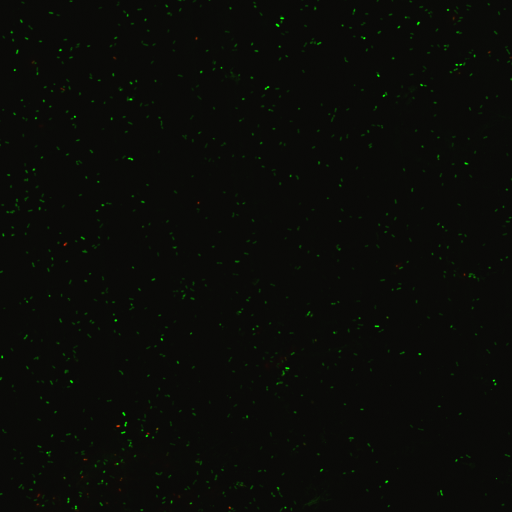
#> input picture data/25113-24h-7-3-13_Z005.tif, 1024 x 1024 px (shown at 1/2 size)
$ python __main__.py --filename ../data/25113-24h-7-3-13_Z005.tif   (older library calls are emulated)
#> lines starting #> are read from the running program, lines starting #| are printed output that depends on the picture; after the words box and inside, x2 and y2 are one past the last pixel; in counts of white or black regions, pixels touching at a corner belong together
### ucount/src/analyzer/analyzer.py
"""Summary
"""
from .image_processing.imageProcessor import ImageProcessor
from .image_processing.preprocessor import preprocess_all_images_in_dir
from .utils import make_dirs_for_channels_and_save_results, ALLOWED_EXTENSIONS
from .math_utils import compute_coverage
import numpy as np
import json
import sklearn
import cv2
import sys
import os
from pprint import pprint


class Analyzer(object):

	"""

	Attributes:
	    base_file_name (str): Original file name currently being analyzed
	    metadata (dict): The metadata of the file
	    original_image (cv2.image): Original image object
	    output_dir (str): The output _RESULTS_ directory
	    output_path (str): The full name and path of the analyzed file to be saved
	    settings (dict): The settings for the analyzer and img_processor
	"""

	def __init__(self, config):
		"""
		Initialize arguments

		Args:
		    config (dict): The config for the analyzer and img_processor
		"""
		self.config = config
		self.img_processor = ImageProcessor()

		self.output_dir = None
		self.output_path = None
		self.summary_dir = None

		self.original_image = None
		self.base_file_name = None

	# [79 lines left out: functions analyze_images_in_dir, test_preprocessor, test_show_img, not called in this run]

	def generate_results(self, img, organism):
		"""
		Generates a result dict to then be saved in a _RESULTS_.txt file
		in the directory being analyzed.

		Args:
		    channels (TYPE): Description
		"""
		# Takes some channels and applies a threshold based on
		# the settings and returns a summary object
		threshold_settings = organism['config']['analysis']['threshold']
		threshold = self.img_processor.threshold_img(img, threshold_settings)
		image_settings = self.config['image settings']
		calculated_results = compute_coverage(threshold, image_settings)

		image_summary = {
			'name': organism['name'],
			'preprocessed image' : img,
			'threshold image' : threshold,
			'results' : calculated_results,
			'config': organism['config']
		}
		return image_summary


	def generate_base_dir_and_file_name_from_file_path(self):
		"""
		Generates the output_dir for the analyzer from the base_file_name
		"""
		path_without_extension = self.base_file_name.split('.')
		split_up_children = []
		if '/' in path_without_extension[0]:
			split_up_children = path_without_extension[0].split('/')
			self.base_file_name = self.base_file_name.split('/')[-1]
		elif '/' not in path_without_extension[0]:
			split_up_children = path_without_extension[0].split('\\')
			self.base_file_name = self.base_file_name.split('\\')[-1]

		base_directory = path_without_extension[0][:len(path_without_extension[0]) - len(split_up_children[-1])]
		self.base_file_name = self.base_file_name.split('/')[-1]
		self.output_dir = base_directory

	def analyze_image(self, file_name):
		"""
		Analyzes an image, but first preprocesses

		Args:
		    file_name (TYPE): Description
		"""
#> called with file_name = '../data/25113-24h-7-3-13_Z005.tif'
		results = {}
		list_of_results = []
		organism_results = {}
		if self.output_dir is None:
			# If an output directory has not been established, create one.
			self.base_file_name = file_name
			self.generate_base_dir_and_file_name_from_file_path()

		try:
			self.original_image = cv2.imread(file_name)
#> self.original_image is the input picture: shape (1024, 1024, 3); mean B, G, R 7.5, 11, 9.6
		except Exception as e:
			print('[ERROR] Analyzer had an issue reading: ', file_name)
			print(e)
		print('\t\t\t\tANALYZING')
		print('====================================================================')
		for organism in self.config['organisms']:
			print('--------------------------------------------------------------------')
			print('\tAnalyzing for %s in %s. ' % (organism['name'],file_name))

			filter_mode = organism['config']['filter mode']
			self.img_processor.update_config(organism['config']['preprocessing'])
			self.img_processor.update_mode(filter_mode)
			image = self.original_image
			if filter_mode == 'HSV':
				image = cv2.cvtColor(self.original_image, cv2.COLOR_BGR2HSV)
			channels = self.img_processor.process_image(image)
			results = self.generate_results(channels, organism)
			list_of_results.append(results)
			print('--------------------------------------------------------------------')
#> this loop made 2 passes
#> pass 1, in segment_via_hsv, `mask = cv2.inRange(img, min, max)`:
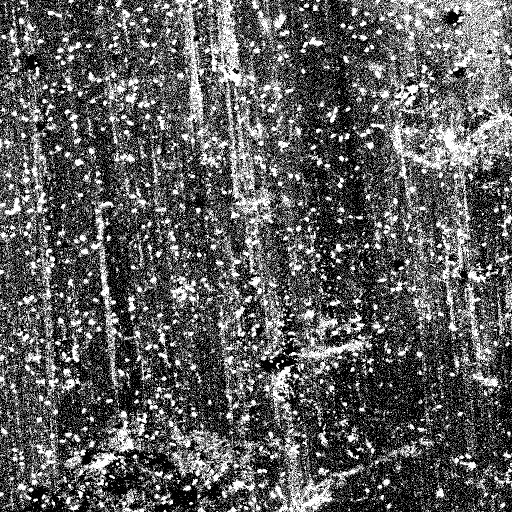
#> mask: shape (1024, 1024) (shown at 1/2 size); 35.9% white in thin lines or dots
#> after the loop, list_of_results = 2 items

		print('====================================================================')
		return list_of_results

	def analyze_image_single(self, filename):
		list_of_results = self.analyze_image(filename)
#> list_of_results = 2 items
		self.output_dir = '%s__RESULTS__' % self.output_dir
		try:
			os.mkdir(self.output_dir)
		except FileExistsError:
			pass
		results = {
			'organisms': list_of_results,
			'original filename': self.base_file_name,
			'config': self.config,
			'output directory': self.output_dir
		}
		print('\t\t\t\tSAVING RESULTS')
		print('====================================================================')
		make_dirs_for_channels_and_save_results(results)
		print('Done.')


	# [7 lines left out: function extract_metadata, not called in this run]


# [8 lines that do not run on import are left out]

### ucount/src/analyzer/image_processing/imageProcessor.py
import cv2
from pprint import pprint
import numpy as np
import matplotlib.pyplot as plt

class ImageProcessor():
	def __init__(self, mode=None, settings=None):
		self.mode = mode
		self.original = []
		self.config = {}
		if settings:
			self.config = settings

	def process_image(self, img):
		self.original = img
		return self.process_image_using_mode(img)

	def process_image_using_mode(self, img):
		# Really missing switch statements right about now..
		if self.mode is None:
			raise Exception # TODO - Specify this exception
		if self.mode == 'BGR':
			return self.process_image_via_bgr(img)
		elif self.mode == 'HSV':
			return self.process_image_via_hsv(img)
		elif self.mode == 'GRY':
			return self.process_image_via_grayscale(img)
		else:
			print("[WARNING] ImageProcessor.process_image_using_mode: Couldn't determine which settings to use. Defaulting to grayscale.")
			return self.process_image_via_grayscale(img)

	def process_image_via_bgr(self, img):
		# TODO - make settings a requirement.
		## TODO - refactor the image processor to instead use the new filter mode logic
		## 		  and the filter values for segmentation of images.
		bgr = cv2.cvtColor(img, cv2.COLOR_HSV2BGR)
		try:
			channels = self.split_channels_bgr(bgr)
			preprocessed = [self.preprocess_image(channel) for channel in channels]
			index = self.get_bgr_index()
			return preprocessed[index]
		except Exception as e:
			print('[ERROR] ImageProcessor.process_image_via_bgr: failed to split_channels_bgr on img: ', img)
			print('Exception: ', e)
			raise Exception # TODO - Specify this exception

	def process_image_via_hsv(self, img):
		try:
			segmented = self.segment_via_hsv(img)
			return self.preprocess_image(segmented)
		except Exception as e:
			print('[ERROR] ImageProcessor.process_image_via_hsv: Encountered exception: ', e)
			raise Exception # TODO - Specify this exception

	# [7 lines left out: function process_image_via_grayscale, not called in this run]

	def preprocess_image(self, channel):
		if self.config:
			contrast_settings = self.config['clahe']
		if self.config:
			blur_settings = self.config['blur']
		try:
			if blur_settings['on']:
				channel = self.smooth(channel, blur_settings['k_size']) # k_size = 3 seems the most ideal..
		except Exception as e:
			print('[ERROR] ImageProcessor.preprocess_image encountered exception when smoothing:', e)
			raise Exception # TODO - Specify this exception

		try:
			if contrast_settings['on']:
				channel = self.improve_contrast(channel, contrast_settings)
		except Exception as e:
			print('[ERROR] ImageProcessor.preprocess_image encountered exception when claheing:', e)
			raise Exception # TODO - Specify this exception
		# cv2.imshow('clahe', channel)
		# cv2.waitKey(0)
		# cv2.destroyAllWindows()
		return channel

	# Split the channels of the image into separate images
	def split_channels_bgr(self, img):
		channels = []
		try:
			channels = cv2.split(img)
		except Exception as e:
			print('[ERROR] ImageProcessor.split_channels_bgr: Exception occurred: ', e)
			raise Exception # TODO - Specify this exception
		return channels

	# Segments the image via hsv
	def segment_via_hsv(self, img):
		try:
			min = np.array(self.config['filter values']['min'])
			max = np.array(self.config['filter values']['max'])
			mask = cv2.inRange(img, min, max)
			result = cv2.bitwise_and(img, img, mask=mask)
			color = cv2.cvtColor(result, cv2.COLOR_HSV2BGR)
			gray = cv2.cvtColor(color, cv2.COLOR_BGR2GRAY)
		except Exception as e:
			print('[ERROR] ImageProcessor.segment_via_hsv: Exception ocurrred: ', e)
			raise Exception # TODO - Specify this exception
		return gray

	# Apply a laplacian convolution
	# [7 lines left out: function highlight_edges, not called in this run]

	# Apply a gaussian blur
	def smooth(self, img, ksize):
		return cv2.blur(img, (ksize, ksize))

	def improve_contrast(self, img, contrast_settings=None):
		clip_limit = 3.0
		k_size = (5,5)
		if contrast_settings:
			clip_limit = contrast_settings['clip_limit']
			k_size = (contrast_settings['k_size'], contrast_settings['k_size'])
		try:
			clahe = cv2.createCLAHE(clipLimit=clip_limit, tileGridSize=k_size)
			temp = clahe.apply(img)
		except Exception as e:
			print(e)
			print(type(e))
			print("[ERROR] ImageProcessor.improve_contrast: Couldn't improve the contrast.")
			return None
		return temp

	# [25 lines left out: functions threshold_hsv, threshold_grayscale, not called in this run]


	def normalize_image(self, img):
		cv2.normalize(img, img, 0, 255, norm_type=cv2.NORM_MINMAX)
		return img

	def get_bgr_index(self):
		# This method should be removed when the UI is finished...
		max_value_array = self.config['filter values']['max']
		max = 0
		return_index = 0
		current_index = 0
		for value in max_value_array:
			if value > max:
				max = value
				return_index = current_index
			current_index += 1
		return return_index


	def threshold_img(self, img, threshold_settings):
		result = []
		for row in img:
			res_pxs = []
			for px in row:
				val = 0
				if px > threshold_settings['min'] and px < threshold_settings['max']:
					val = 255
				res_pxs.append(val)
			result.append(res_pxs)
		return np.asarray(result)

	def update_config(self, new_config):
		self.config = new_config

	def update_mode(self, new_mode):
		self.mode = new_mode

	# [4 lines left out: function test_show_img, not called in this run]

### ucount/src/analyzer/math_utils.py
import numpy as np
from pprint import pprint

def compute_coverage(image, image_settings):
    """

    Args:
        image (TYPE): ndarray
    Returns:
        TYPE: Dictionary
    """
    height, width = np.shape(image)
    area = height * width
    zoom_factor = image_settings['zoom factor']
    approx_pixel_area = area / ( image_settings['height'] * image_settings['width'] ) * zoom_factor
    approx_area_unit = image_settings['units'] + '^2'
    sum_of_pixels = 0
    for row in image:
        for px in row:
            if px > 245:
                sum_of_pixels += 1
    percent_covered = float(sum_of_pixels) / float(area) * 100.0
    approximate_coverage = percent_covered * approx_pixel_area
    results = {
        'Percent coverage' : float('%.2f' % percent_covered),
        'Image resolution' : [height, width],
        'Approximate coverage' : float('%.3f' % approximate_coverage),
        'Coverage units': approx_area_unit,
    }
    return results

def calculate_coverage_ratios(organism_results):
    pprint(organism_results)
    input('Waiting so you can debug')

### ucount/src/analyzer/utils.py
from pprint import pprint
import csv
import cv2
import sys
import json
import os

IMAGE_EXTENSION = '.png'
SUMMARY_EXTENSION = '.csv'
CONFIG_EXTENSION = '.json'
ALLOWED_EXTENSIONS = set(['jpg', 'png', 'tif'])

def make_dirs_for_channels_and_save_results(results):
	# This method creates both of the directories for the separate files
	# and saves the results
	# Extract the original information
	original_file_name = results['original filename']
#> original_file_name = '25113-24h-7-3-13_Z005.tif'
	base_file_name = original_file_name.split('.')[0]
#> base_file_name = '25113-24h-7-3-13_Z005'

	output_directory = os.path.join(os.getcwd(),results['output directory'])
	write_name = os.path.join(output_directory, original_file_name)

	organisms = results['organisms']
#> organisms = 2 items

	for organism in organisms:

		new_dir = os.path.join(output_directory, organism['name'].replace(" ", "_"))
		try:
			os.mkdir(new_dir)
		except FileExistsError:
			pass

		# Save the threshold
		new_file_name =  base_file_name + '_threshold' + IMAGE_EXTENSION
		write_name = os.path.join(new_dir, new_file_name)
		cv2.imwrite(r'{name}'.format(name=write_name), organism['threshold image'])

		# Save the preprocessed
		new_file_name = base_file_name + '_preprocessed' + IMAGE_EXTENSION
		write_name = os.path.join(new_dir, new_file_name)
		cv2.imwrite(r'{name}'.format(name=write_name), organism['preprocessed image'])
#> this loop made 2 passes
#> pass 1, in make_dirs_for_channels_and_save_results, `cv2.imwrite(r'{name}'.format(name=write_name), organism['threshold ima..`:
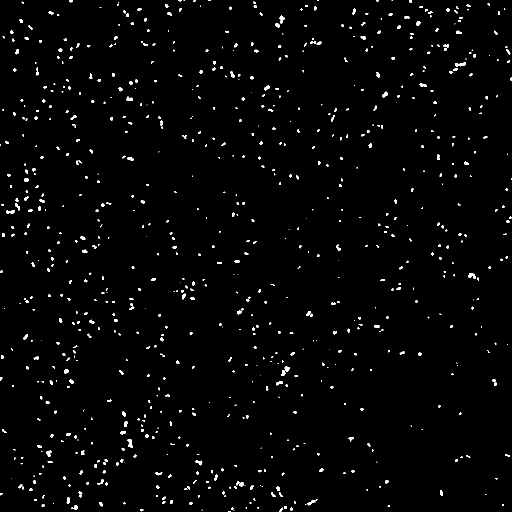
#> saved as 25113-24h-7-3-13_Z005_threshold.png: shape (1024, 1024) (shown at 1/2 size); 1.7% white; 827 white regions (423 under 20 px), largest, box (x1, y1, x2, y2) and area: (910, 124, 932, 133) 115, (936, 546, 952, 557) 112, (254, 878, 266, 895) 110
#> pass 1, in make_dirs_for_channels_and_save_results, `cv2.imwrite(r'{name}'.format(name=write_name), organism['preprocessed ..`:
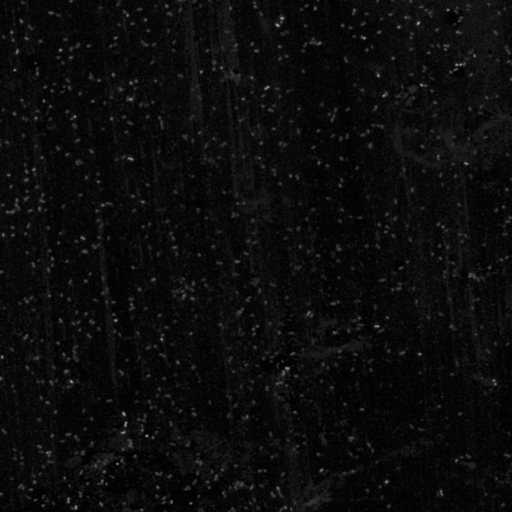
#> saved as 25113-24h-7-3-13_Z005_preprocessed.png: shape (1024, 1024) (shown at 1/2 size); min 2, max 168, mean 11.4
#> pass 2, in make_dirs_for_channels_and_save_results, `cv2.imwrite(r'{name}'.format(name=write_name), organism['threshold ima..`:
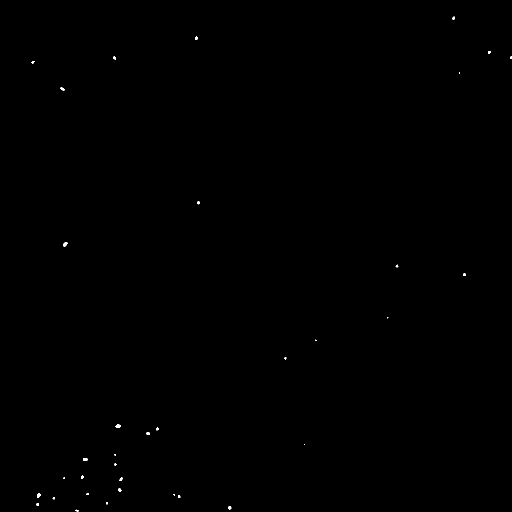
#> saved as 25113-24h-7-3-13_Z005_threshold.png: shape (1024, 1024) (shown at 1/2 size); 0.08% white; 35 white regions (13 under 20 px), largest, box (x1, y1, x2, y2) and area: (126, 484, 135, 493) 58, (231, 849, 241, 856) 55, (166, 916, 176, 922) 46

	write_summary(results)


def write_summary(results):
	organism_results = {}

	for organism in results['organisms']:
		organism_results.update({organism['name'] : organism['results']})
#> this loop made 2 passes
#> after the loop, organism_results = 2 items
	original_file_name = results['original filename']
#> original_file_name = '25113-24h-7-3-13_Z005.tif'
	base_file_name = original_file_name.split('.')[0]
#> base_file_name = '25113-24h-7-3-13_Z005'
	output_directory = os.path.join(os.getcwd(),results['output directory'])

	summary_file_name = 'SUMMARY_' + base_file_name + SUMMARY_EXTENSION
#> summary_file_name = 'SUMMARY_25113-24h-7-3-13_Z005.csv'
	config_file_name = 'CONFIG_' + base_file_name + CONFIG_EXTENSION
#> config_file_name = 'CONFIG_25113-24h-7-3-13_Z005.json'

	output_summary_path = os.path.join(output_directory, summary_file_name)
	output_config_path = os.path.join(output_directory, config_file_name)

	# Record the config
	with open(output_config_path, 'w') as jsonFile:
		jsonFile.write(json.dumps(results['config']))

	with open(output_summary_path, 'w') as csvFile:
		csv_writer = None
		headers = ['Name', 'Percent coverage', 'Approximate coverage', 'Coverage units', 'Image resolution']
		csv_writer = csv.DictWriter(csvFile, fieldnames=headers)
		csv_writer.writeheader()

		for organism in organism_results:
			result_keys = [result for result in organism_results[organism]]
			full_keys = ['Name']
			full_keys.extend(result_keys)

			csv_writer.writerow({
				'Name': organism,
				'Percent coverage': organism_results[organism]['Percent coverage'],
				'Approximate coverage': organism_results[organism]['Approximate coverage'],
				'Coverage units': organism_results[organism]['Coverage units'],
				'Image resolution': organism_results[organism]['Image resolution'],

			})
#> this loop made 2 passes
#> organism on passes 1 to 2: 'Pseudomonas Aeruginosa', 'E Coli'


### ucount/__main__.py
from .src.analyzer.analyzer import Analyzer
from .src.utility import CONFIG
import argparse
import json
import sys
import os


def parse_arguments():
	parser = argparse.ArgumentParser()
	parser.add_argument("--filename", help="The filename to analyze.")
	parser.add_argument("--directory", help="The directory to analyze.")
	parser.add_argument("--config", help="A config file for custom execution.")
	args = parser.parse_args()

	config = None

	# If config were supplied, try to assign the settings.
	if args.config:
		try:
			json_data = open(args.config).read()
			config = json.loads(json_data)
		except Exception as e:
			# config = CONFIG
			print('[WARNING] Improper settings file, using defaults.')
			print(e)

	# Initialize the Analyzer
	if config == None:
		config = CONFIG
	analyzer = Analyzer(config)

	if args.filename:
		# If the user entered a filename then analyze the file
		try:
			analyzer.analyze_image_single(args.filename)
		except Exception as e:
			print(e)
	else:
		# Otherwise try to analyze the directory if one was provided
		try:
			if args.directory:
				try:
					analyzer.analyze_images_in_dir(args.directory)
					# analyzer.test_preprocessor(args.directory)
				except Exception as e:
					print(e)
		except Exception as e:
			print (e)


if __name__ == '__main__':
	parse_arguments()
